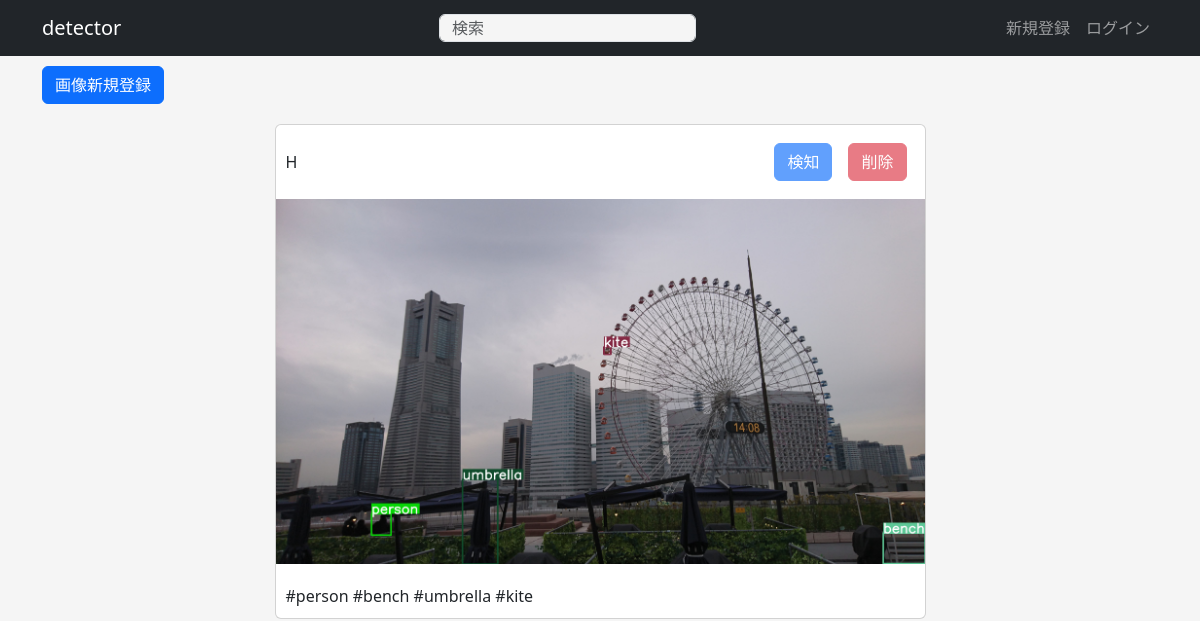
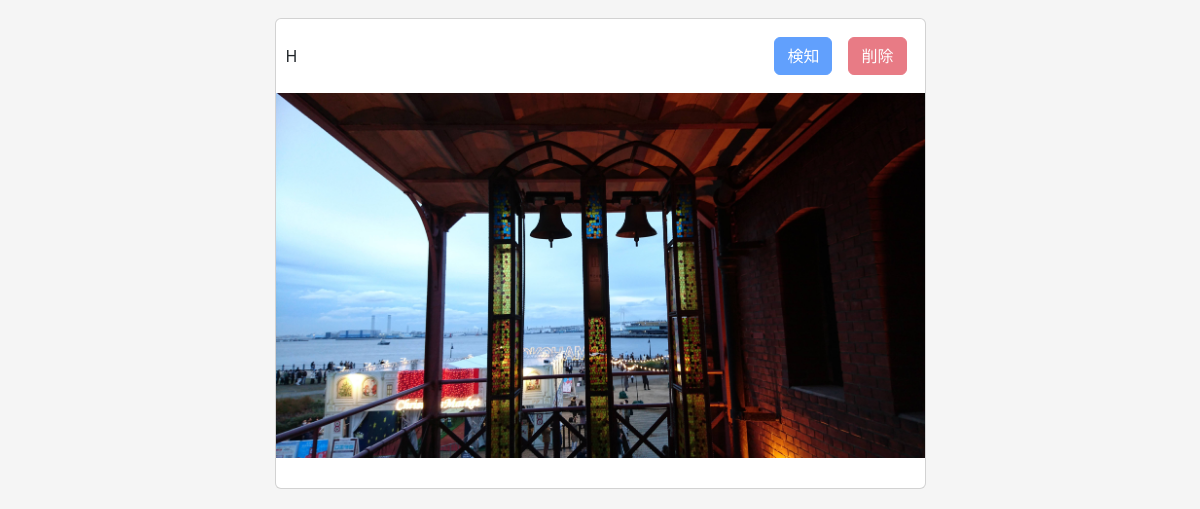
Before: / with the older database file (2 pictures, top to bottom).
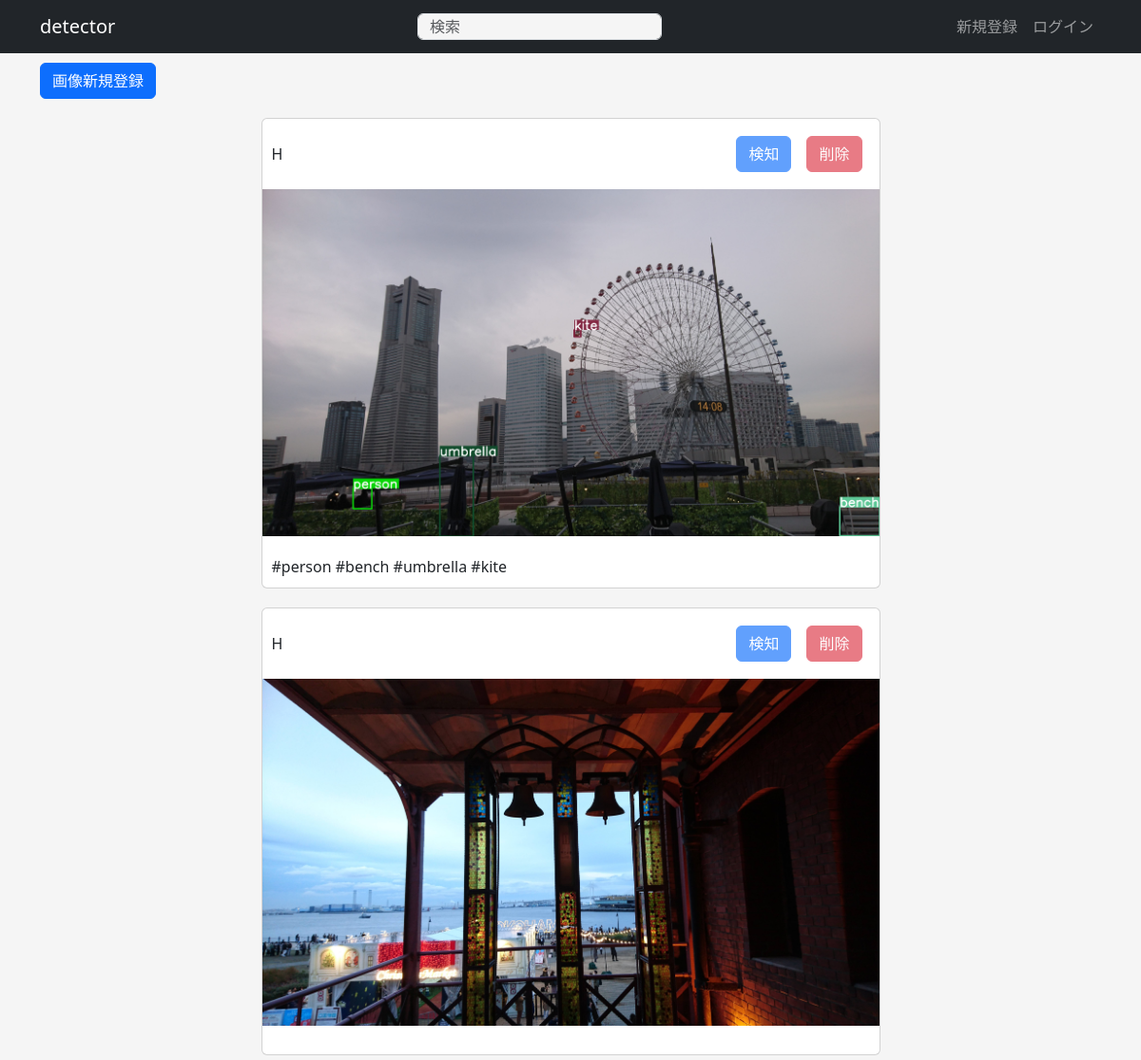
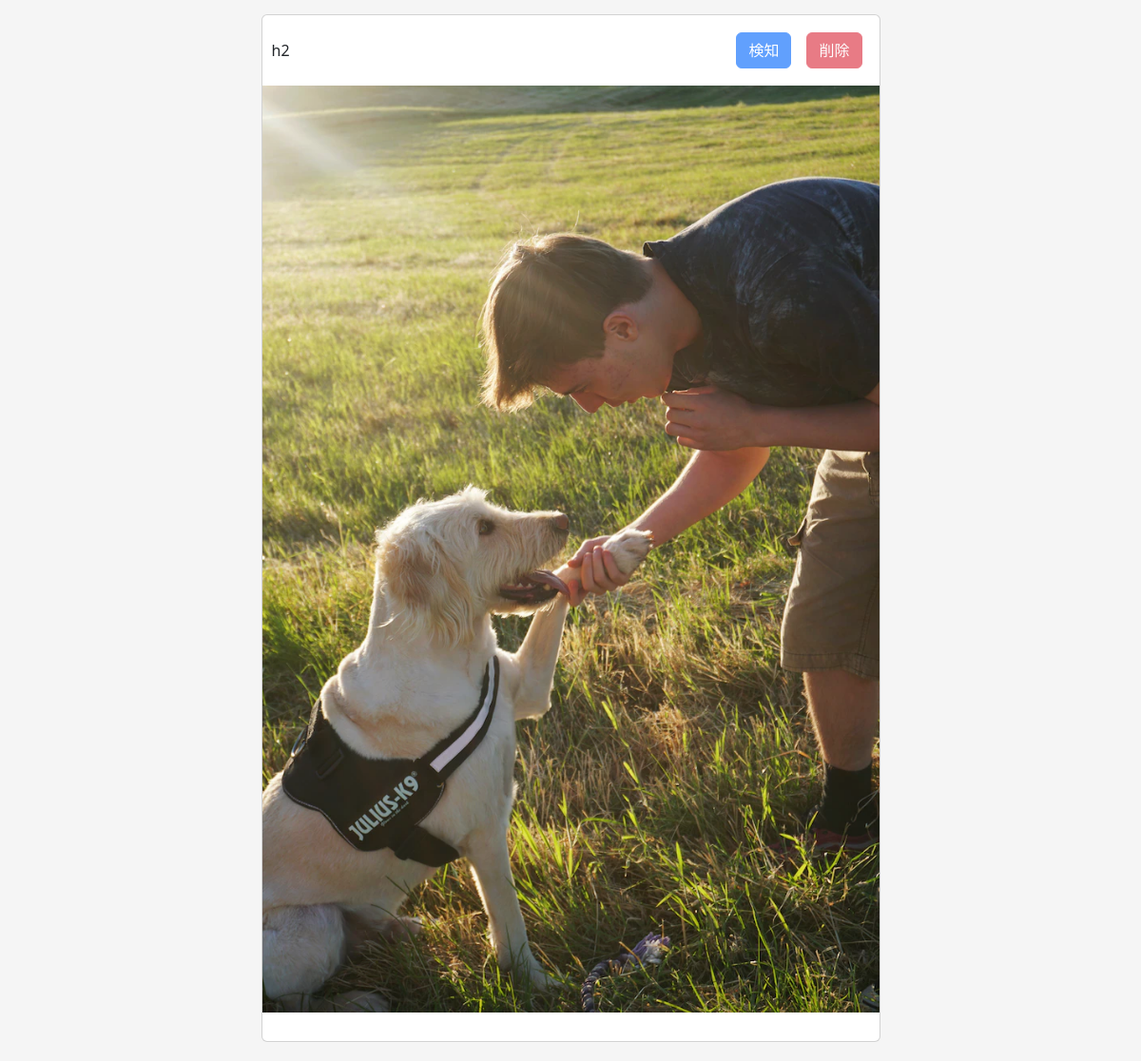
After: the same page with the newer database file (2 pictures, top to bottom).
### apps/crud/models.py (models this page shows, shortened)
class User(db.Model, UserMixin):
    __tablename__ = "users"
    id = db.Column(db.Integer, primary_key=True)
    username = db.Column(db.String, index=True)
    email = db.Column(db.String, unique=True, index=True)
    password_hash = db.Column(db.String)
    created_at = db.Column(db.DateTime, default=datetime.now)
    updated_at = db.Column(db.DateTime, default=datetime.now, onupdate=datetime.now)
    user_images = db.relationship("UserImage", backref="user")
    @property
    def password(self):
        raise AttributeError("読み取り不可")

### apps/detector/models.py (models this page shows)
class UserImage(db.Model):
    __tablename__ = "user_images"
    id = db.Column(db.Integer, primary_key=True)
    user_id = db.Column(db.String, db.ForeignKey("users.id"))
    image_path = db.Column(db.String)
    is_detected = db.Column(db.Boolean, default=False)
    created_at = db.Column(db.DateTime, default=datetime.now)
    updated_at = db.Column(db.DateTime, default=datetime.now, onupdate=datetime.now)

class UserImageTag(db.Model):
    __tablename__ = "user_image_tags"
    id = db.Column(db.Integer, primary_key=True)
    user_image_id = db.Column(db.String, db.ForeignKey("user_images.id"))
    tag_name = db.Column(db.String)
    created_at = db.Column(db.DateTime, default=datetime.now)
    updated_at = db.Column(db.DateTime, default=datetime.now, onupdate=datetime.now)

### apps/detector/views.py (the view)
@dt.route("/")
def index():
    user_images = (
        db.session.query(User, UserImage)
        .join(UserImage)
        .filter(User.id == UserImage.user_id)
        .all()
    )
    user_image_tag_dict = {}
    for user_image in user_images:
        user_image_tags = (
            db.session.query(UserImageTag)
            .filter(UserImageTag.user_image_id == user_image.UserImage.id)
            .all()
        )
        user_image_tag_dict[user_image.UserImage.id] = user_image_tags
    detector_form = DetectorForm()
    delete_form = DeleteForm()
    return render_template(
        "detector/index.html",
        user_images=user_images,
        user_image_tag_dict=user_image_tag_dict,
        detector_form=detector_form,
        delete_form=delete_form,
    )

### apps/detector/forms.py
class DetectorForm(FlaskForm):
    submit = SubmitField("検知")

class DeleteForm(FlaskForm):
    submit = SubmitField("削除")

### apps/detector/templates/detector/index.html (shortened to what this page needs)
{% extends "detector/base.html" %}
{% block content %}
<div class="col-md-10 text-right dt-image-register-btn">
    <a href="{{ url_for('detector.upload_image') }}" class="btn btn-primary">画像新規登録</a>
</div>
{% for user_image in user_images %}
<div class="card col-md-7 dt-image-content">
    <header class="d-flex justify-content-between">
        <div class="dt-image-username">{{ user_image.User.username }}</div>
        <div class="d-flex flex-row-reverse">
            <div class="p-2">
                <form action="{{ url_for('detector.delete_image', image_id=user_image.UserImage.id) }}" method="POST">
                    {% if current_user.id == user_image.User.id %}
                    {{ delete_form.submit(class="btn btn-danger") }}
                    {% else%}
                    {{ delete_form.submit(class="btn btn-danger", disabled="disabled") }}
                    {% endif %}
                </form>
            </div>
            <div class="p-2">
                <form action="{{ url_for('detector.detect', image_id=user_image.UserImage.id) }}" method="POST">
                    {% if current_user.id == user_image.User.id and user_image.UserImage.is_detected == False %}
                    {{ detector_form.submit(class="btn btn-primary") }}
                    {% else %}
                    {{ detector_form.submit(class="btn btn-primary", disabled="disabled") }}
                    {% endif %}
                </form>
            </div>
        </div>
    </header>
    <section>
        <img src="{{ url_for('detector.image_file', filename=user_image.UserImage.image_path) }}" alt="アップロード画像">
    </section>
    <footer>
        {% for tag in user_image_tag_dict[user_image.UserImage.id] %}
        #{{ tag.tag_name}}
        {% endfor %}
    </footer>
</div>
{% endfor %}
{% endblock %}

### apps/detector/templates/detector/base.html (shortened to what this page needs)
<!DOCTYPE html>
<html lang="ja">
<head>
    <link rel="stylesheet" href="{{ url_for('static', filename='css/bootstrap.min.css') }}">
    <link rel="stylesheet" href="{{ url_for('static', filename='css/style.css') }}">
</head>
<body>
    <nav class="navbar navbar-expand-lg navbar-dark bg-dark">
        <div class="container">
            <a class="navbar-brand" href="{{ url_for('detector.index') }}">detector</a>
            {% if url_for(request.endpoint) == url_for('detector.index') or url_for(request.endpoint) ==
            url_for('detector.search') %}
            <div class="btn-group">
                <form action="{{ url_for('detector.search') }}" method="GET" name="dtSearchForm">
                    {% if request.args.get("search") %}
                    <input type="search" id="dt-search" class="form-control col-md-12 dt-search" placeholder="検索"
                        name="search" value="{{ request.args.get('search') }}">
                    {% else %}
                    <input type="search" id="dt-search" class="form-control col-md-12 dt-search" placeholder="検索"
                        name="search">
                    {% endif %}
                </form>
            </div>
            {% endif %}
            <ul class="navbar-nav">
                {% if current_user.is_authenticated %}
                <li class="nav-item">
                    <span class="nav-link">{{ current_user.username }}</span>
                </li>
                <li class="nav-item">
                    <a href="{{ url_for('auth.logout') }}">ログアウト</a>
                </li>
                {% else %}
                <li class="nav-item">
                    <a class="nav-link" href="{{ url_for('auth.signup') }}">新規登録</a>
                </li>
                <li class="nav-item">
                    <a class="nav-link" href="{{ url_for('auth.login') }}">ログイン</a>
                </li>
                {% endif %}
            </ul>
        </div>
    </nav>
    <section class="container">
        {% block content %}{% endblock %}
    </section>
</body>
</html>

### apps/static/css/style.css (style rules this page uses)
body { background-color: #f5f5f5; }
input[type="search"] { background-color: #f5f5f5; }
.dt-search { height: 28px !important; }
.dt-image-content { margin: 20px auto; padding: 0; }
.dt-image-username { padding-top: 15px; }
.dt-image-register-btn { padding: 10px 47px 0 0; }
.dt-image-content header { padding: 10px 10px 0 10px; }
.dt-image-content section { padding: 10px 0; margin: auto; }
.dt-image-content footer { padding: 10px; }
.dt-image-content section img { width: 100%; }

Changed rows visible on the page:
added User: User.username "h2", image_path (picture)
